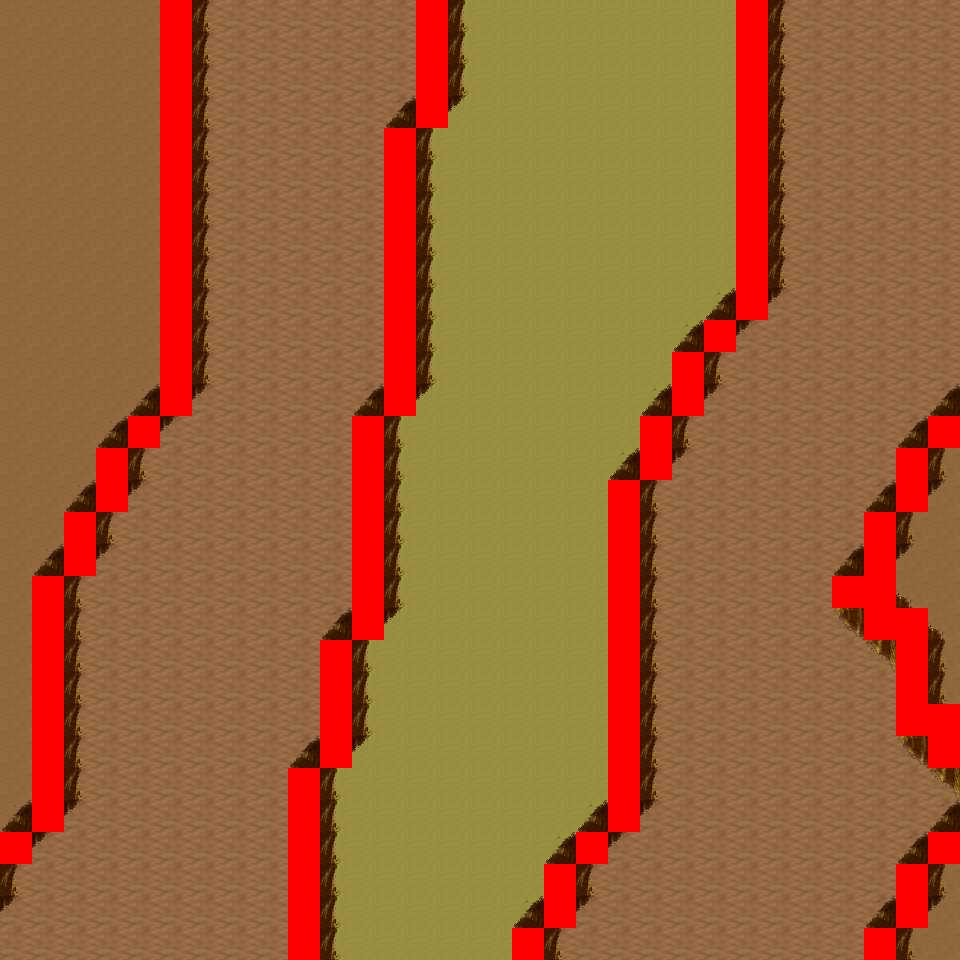

A level layout from a 2D game, rendered from its tile map. Below: a short description, then the map file with tile-grid data replaced by summaries:
An orthogonal 30x30 tile map with 32x32 px tiles, 6 tile layers (Ground, Object, Object2, Above, ...), 8 tilesets and 14 objects (14x mapExit).

<map version="1.0" orientation="orthogonal" renderorder="right-down" width="30" height="30" tilewidth="32" tileheight="32" nextobjectid="15">
  <tileset firstgid="1" name="tileset_logic_collision" tilewidth="32" tileheight="32" tilecount="1" columns="1">
    <image source="../drawable/tileset_logic_collision.png" width="32" height="32" />
  </tileset>
  <tileset firstgid="2" name="tileset_ground_ground" tilewidth="32" tileheight="32" tilecount="33" columns="3">
    <image source="../drawable/tileset_ground_ground.png" width="96" height="352" />
  </tileset>
  <tileset firstgid="35" name="tileset_ground_ridge_earth_pale" tilewidth="32" tileheight="32" tilecount="96" columns="12">
    <image source="../drawable/tileset_ground_ridge_earth_pale.png" width="384" height="256" />
  </tileset>
  <tileset firstgid="131" name="tileset_ground_ridge_earth_dark" tilewidth="32" tileheight="32" tilecount="96" columns="12">
    <image source="../drawable/tileset_ground_ridge_earth_dark.png" width="384" height="256" />
  </tileset>
  <tileset firstgid="227" name="tileset_terrain_desert" tilewidth="32" tileheight="32" tilecount="88" columns="8">
    <image source="../drawable/tileset_terrain_desert.png" width="256" height="352" />
  </tileset>
  <tileset firstgid="315" name="tileset_plant_tree_tree_darkgreen" tilewidth="32" tileheight="32" tilecount="88" columns="8">
    <image source="../drawable/tileset_plant_tree_tree_darkgreen.png" width="256" height="352" />
  </tileset>
  <tileset firstgid="403" name="tileset_ground_sand_2" tilewidth="32" tileheight="32" tilecount="15" columns="5">
    <image source="../drawable/tileset_ground_sand_2.png" width="160" height="96" />
  </tileset>
  <tileset firstgid="418" name="tileset_plant_cactus_2" tilewidth="32" tileheight="32" tilecount="10" columns="5">
    <image source="../drawable/tileset_plant_cactus_2.png" width="160" height="64" />
  </tileset>
  <layer name="Ground" width="30" height="30">
    <data>[900 cells, 900 non-empty, 3 distinct tile ids]</data>
  </layer>
  <layer name="Object" width="30" height="30">
    <data>[900 cells, 232 non-empty, 11 distinct tile ids]</data>
  </layer>
  <layer name="Object2" width="30" height="30">
    <data>[900 cells, 0 non-empty, 0 distinct tile ids]</data>
  </layer>
  <layer name="Above" width="30" height="30">
    <data>[900 cells, 0 non-empty, 0 distinct tile ids]</data>
  </layer>
  <layer name="Above2" width="30" height="30">
    <data>[900 cells, 0 non-empty, 0 distinct tile ids]</data>
  </layer>
  <layer name="Walkable" width="30" height="30">
    <data>[900 cells, 105 non-empty, 1 distinct tile ids]</data>
  </layer>
  <objectgroup name="MapEvents">
    <object id="1" name="north" type="mapExit" x="0" y="0" width="160" height="32">
      <properties>
        <property name="map" value="level_0_x1_y110" />
        <property name="x" value="0" />
        <property name="y" value="28" />
      </properties>
    </object>
    <object id="2" name="north2" type="mapExit" x="192" y="0" width="224" height="32">
      <properties>
        <property name="map" value="level_0_x1_y110" />
        <property name="x" value="6" />
        <property name="y" value="28" />
      </properties>
    </object>
    <object id="3" name="north3" type="mapExit" x="448" y="0" width="288" height="32">
      <properties>
        <property name="map" value="level_0_x1_y110" />
        <property name="x" value="14" />
        <property name="y" value="28" />
      </properties>
    </object>
    <object id="4" name="north4" type="mapExit" x="768" y="0" width="192" height="32">
      <properties>
        <property name="map" value="level_0_x1_y110" />
        <property name="x" value="24" />
        <property name="y" value="28" />
      </properties>
    </object>
    <object id="5" name="south" type="mapExit" x="0" y="928" width="288" height="32">
      <properties>
        <property name="map" value="level_0_x1_y112" />
        <property name="x" value="0" />
        <property name="y" value="1" />
      </properties>
    </object>
    <object id="6" name="south2" type="mapExit" x="320" y="928" width="192" height="32">
      <properties>
        <property name="map" value="level_0_x1_y112" />
        <property name="x" value="10" />
        <property name="y" value="1" />
      </properties>
    </object>
    <object id="7" name="south3" type="mapExit" x="544" y="928" width="320" height="32">
      <properties>
        <property name="map" value="level_0_x1_y112" />
        <property name="x" value="17" />
        <property name="y" value="1" />
      </properties>
    </object>
    <object id="8" name="south4" type="mapExit" x="896" y="928" width="64" height="32">
      <properties>
        <property name="map" value="level_0_x1_y112" />
        <property name="x" value="28" />
        <property name="y" value="1" />
      </properties>
    </object>
    <object id="9" name="west" type="mapExit" x="0" y="0" width="32" height="832">
      <properties>
        <property name="map" value="level_0_x0_y111" />
        <property name="x" value="28" />
        <property name="y" value="0" />
      </properties>
    </object>
    <object id="10" name="west2" type="mapExit" x="0" y="864" width="32" height="96">
      <properties>
        <property name="map" value="level_0_x0_y111" />
        <property name="x" value="28" />
        <property name="y" value="27" />
      </properties>
    </object>
    <object id="11" name="east" type="mapExit" x="928" y="0" width="32" height="416">
      <properties>
        <property name="map" value="level_0_x2_y111" />
        <property name="x" value="1" />
        <property name="y" value="0" />
      </properties>
    </object>
    <object id="12" name="east2" type="mapExit" x="928" y="448" width="32" height="256">
      <properties>
        <property name="map" value="level_0_x2_y111" />
        <property name="x" value="1" />
        <property name="y" value="14" />
      </properties>
    </object>
    <object id="13" name="east3" type="mapExit" x="928" y="768" width="32" height="64">
      <properties>
        <property name="map" value="level_0_x2_y111" />
        <property name="x" value="1" />
        <property name="y" value="24" />
      </properties>
    </object>
    <object id="14" name="east4" type="mapExit" x="928" y="864" width="32" height="96">
      <properties>
        <property name="map" value="level_0_x2_y111" />
        <property name="x" value="1" />
        <property name="y" value="27" />
      </properties>
    </object>
  </objectgroup>
</map>
